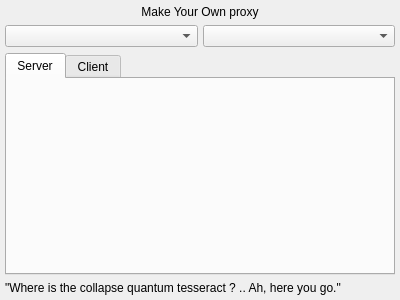
<?xml version="1.0" encoding="UTF-8"?>
<ui version="4.0">
 <class>MYOProxyWidget</class>
 <widget class="QWidget" name="MYOProxyWidget">
  <property name="geometry">
   <rect>
    <x>0</x>
    <y>0</y>
    <width>400</width>
    <height>300</height>
   </rect>
  </property>
  <property name="windowTitle">
   <string>Form</string>
  </property>
  <layout class="QVBoxLayout" name="verticalLayout">
   <property name="leftMargin">
    <number>5</number>
   </property>
   <property name="topMargin">
    <number>5</number>
   </property>
   <property name="rightMargin">
    <number>5</number>
   </property>
   <property name="bottomMargin">
    <number>5</number>
   </property>
   <item>
    <widget class="QLabel" name="titleLabel">
     <property name="text">
      <string>Make Your Own proxy</string>
     </property>
     <property name="alignment">
      <set>Qt::AlignCenter</set>
     </property>
    </widget>
   </item>
   <item>
    <widget class="QWidget" name="chooserWidget" native="true">
     <property name="sizePolicy">
      <sizepolicy hsizetype="Preferred" vsizetype="Maximum">
       <horstretch>0</horstretch>
       <verstretch>0</verstretch>
      </sizepolicy>
     </property>
     <layout class="QHBoxLayout" name="horizontalLayout">
      <property name="spacing">
       <number>5</number>
      </property>
      <property name="leftMargin">
       <number>0</number>
      </property>
      <property name="topMargin">
       <number>0</number>
      </property>
      <property name="rightMargin">
       <number>0</number>
      </property>
      <property name="bottomMargin">
       <number>0</number>
      </property>
      <item>
       <widget class="QComboBox" name="serverComboBox"/>
      </item>
      <item>
       <widget class="QComboBox" name="clientComboBox"/>
      </item>
     </layout>
    </widget>
   </item>
   <item>
    <widget class="QTabWidget" name="tabWidget">
     <property name="currentIndex">
      <number>0</number>
     </property>
     <widget class="QWidget" name="serverTab">
      <attribute name="title">
       <string>Server</string>
      </attribute>
      <layout class="QVBoxLayout" name="verticalLayout_2">
       <property name="leftMargin">
        <number>5</number>
       </property>
       <property name="topMargin">
        <number>5</number>
       </property>
       <property name="rightMargin">
        <number>5</number>
       </property>
       <property name="bottomMargin">
        <number>5</number>
       </property>
      </layout>
     </widget>
     <widget class="QWidget" name="clientTab">
      <attribute name="title">
       <string>Client</string>
      </attribute>
      <layout class="QVBoxLayout" name="verticalLayout_3">
       <property name="leftMargin">
        <number>5</number>
       </property>
       <property name="topMargin">
        <number>5</number>
       </property>
       <property name="rightMargin">
        <number>5</number>
       </property>
       <property name="bottomMargin">
        <number>5</number>
       </property>
      </layout>
     </widget>
    </widget>
   </item>
   <item>
    <widget class="QLabel" name="quoteLabel">
     <property name="text">
      <string>&quot;Where is the collapse quantum tesseract ? .. Ah, here you go.&quot;</string>
     </property>
     <property name="wordWrap">
      <bool>true</bool>
     </property>
    </widget>
   </item>
  </layout>
 </widget>
 <resources/>
 <connections/>
</ui>
